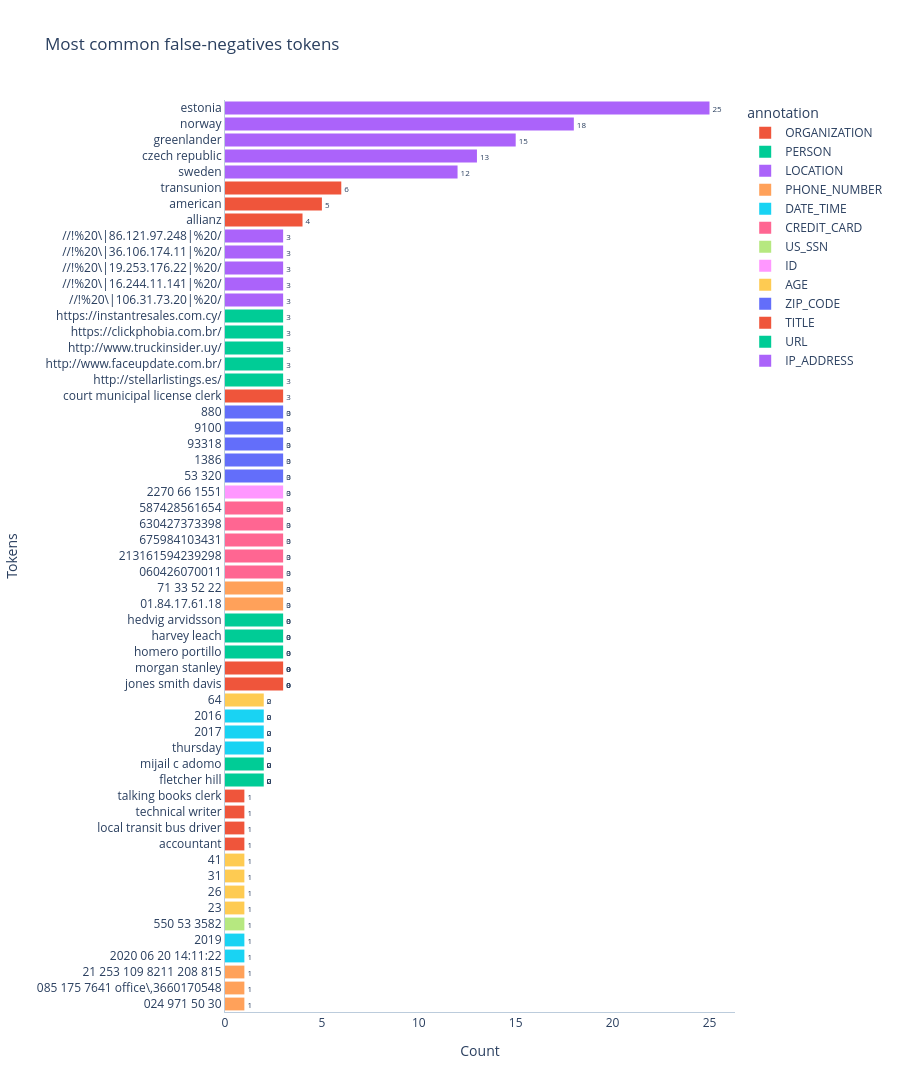
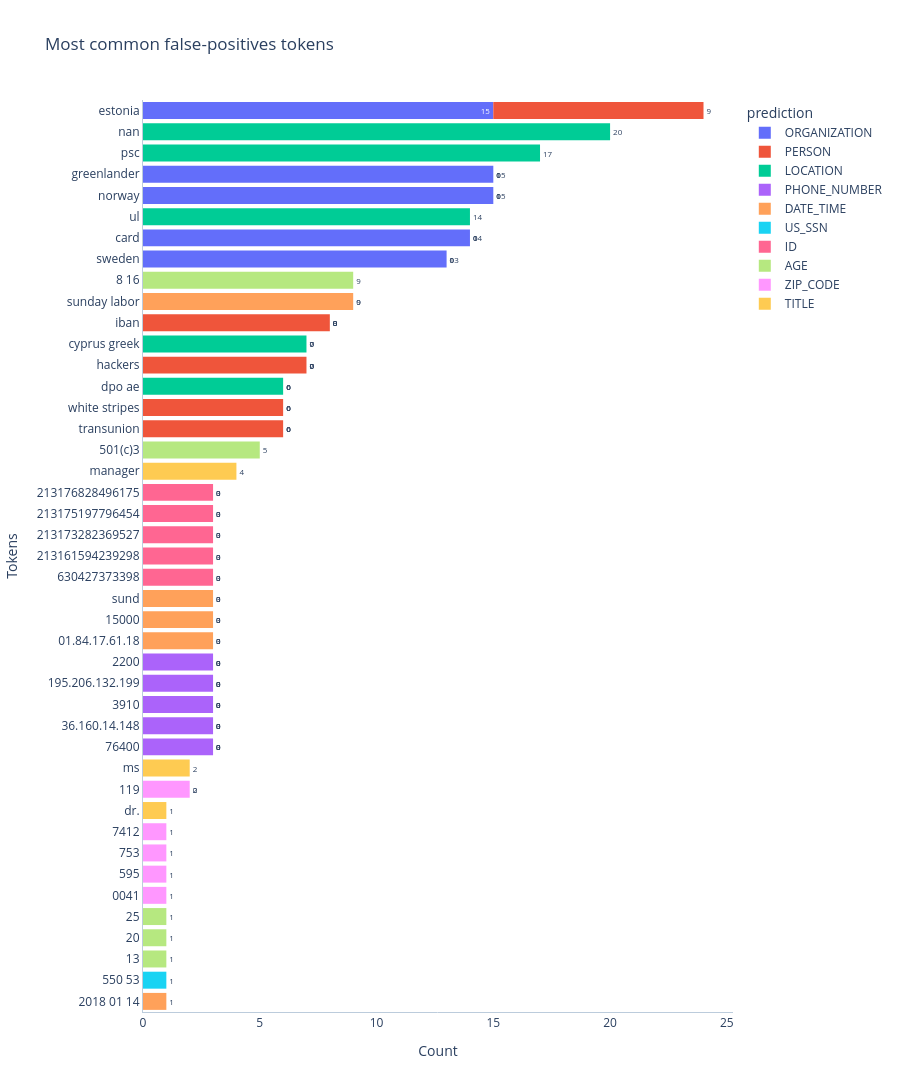

The notebook cell saved with these charts, in order:
### Code cell
plotter.plot_most_common_tokens(output_folder=output_folder)

### Figure 1 — Plotly figure (JSON) as saved in the notebook; plotly's stock layout.template omitted (floating-point values rounded to 4 significant figures)
{"data": [{"bingroup": "y", "cliponaxis": true, "histfunc": "sum", "hovertemplate": "annotation=ORGANIZATION<br>sum of 0=%{x}<br>token=%{y}<extra></extra>", "legendgroup": "ORGANIZATION", "marker": {"color": "#EF553B", "pattern": {"shape": ""}}, "name": "ORGANIZATION", "orientation": "h", "showlegend": true, "textangle": 0, "textfont": {"size": 8}, "textposition": "outside", "texttemplate": "%{value}", "type": "histogram", "x": [6, 5, 4, 3, 3], "xaxis": "x", "y": ["transunion", "american", "allianz", "jones smith davis", "morgan stanley"], "yaxis": "y"}, {"bingroup": "y", "cliponaxis": true, "histfunc": "sum", "hovertemplate": "annotation=PERSON<br>sum of 0=%{x}<br>token=%{y}<extra></extra>", "legendgroup": "PERSON", "marker": {"color": "#00cc96", "pattern": {"shape": ""}}, "name": "PERSON", "orientation": "h", "showlegend": true, "textangle": 0, "textfont": {"size": 8}, "textposition": "outside", "texttemplate": "%{value}", "type": "histogram", "x": [3, 3, 3, 2, 2], "xaxis": "x", "y": ["homero portillo", "harvey leach", "hedvig arvidsson", "fletcher hill", "mijail c adomo"], "yaxis": "y"}, {"bingroup": "y", "cliponaxis": true, "histfunc": "sum", "hovertemplate": "annotation=LOCATION<br>sum of 0=%{x}<br>token=%{y}<extra></extra>", "legendgroup": "LOCATION", "marker": {"color": "#ab63fa", "pattern": {"shape": ""}}, "name": "LOCATION", "orientation": "h", "showlegend": true, "textangle": 0, "textfont": {"size": 8}, "textposition": "outside", "texttemplate": "%{value}", "type": "histogram", "x": [25, 18, 15, 13, 12], "xaxis": "x", "y": ["estonia", "norway", "greenlander", "czech republic", "sweden"], "yaxis": "y"}, {"bingroup": "y", "cliponaxis": true, "histfunc": "sum", "hovertemplate": "annotation=PHONE_NUMBER<br>sum of 0=%{x}<br>token=%{y}<extra></extra>", "legendgroup": "PHONE_NUMBER", "marker": {"color": "#FFA15A", "pattern": {"shape": ""}}, "name": "PHONE_NUMBER", "orientation": "h", "showlegend": true, "textangle": 0, "textfont": {"size": 8}, "textposition": "outside", "texttemplate": "%{value}", "type": "histogram", "x": [3, 3, 1, 1, 1], "xaxis": "x", "y": ["01.84.17.61.18", "71 33 52 22", "024 971 50 30", "085 175 7641 office\\,3660170548", "21 253 109 8211 208 815"], "yaxis": "y"}, {"bingroup": "y", "cliponaxis": true, "histfunc": "sum", "hovertemplate": "annotation=DATE_TIME<br>sum of 0=%{x}<br>token=%{y}<extra></extra>", "legendgroup": "DATE_TIME", "marker": {"color": "#19d3f3", "pattern": {"shape": ""}}, "name": "DATE_TIME", "orientation": "h", "showlegend": true, "textangle": 0, "textfont": {"size": 8}, "textposition": "outside", "texttemplate": "%{value}", "type": "histogram", "x": [2, 2, 2, 1, 1], "xaxis": "x", "y": ["thursday", "2017", "2016", "2020 06 20 14:11:22", "2019"], "yaxis": "y"}, {"bingroup": "y", "cliponaxis": true, "histfunc": "sum", "hovertemplate": "annotation=CREDIT_CARD<br>sum of 0=%{x}<br>token=%{y}<extra></extra>", "legendgroup": "CREDIT_CARD", "marker": {"color": "#FF6692", "pattern": {"shape": ""}}, "name": "CREDIT_CARD", "orientation": "h", "showlegend": true, "textangle": 0, "textfont": {"size": 8}, "textposition": "outside", "texttemplate": "%{value}", "type": "histogram", "x": [3, 3, 3, 3, 3], "xaxis": "x", "y": ["060426070011", "213161594239298", "675984103431", "630427373398", "587428561654"], "yaxis": "y"}, {"bingroup": "y", "cliponaxis": true, "histfunc": "sum", "hovertemplate": "annotation=US_SSN<br>sum of 0=%{x}<br>token=%{y}<extra></extra>", "legendgroup": "US_SSN", "marker": {"color": "#B6E880", "pattern": {"shape": ""}}, "name": "US_SSN", "orientation": "h", "showlegend": true, "textangle": 0, "textfont": {"size": 8}, "textposition": "outside", "texttemplate": "%{value}", "type": "histogram", "x": [1], "xaxis": "x", "y": ["550 53 3582"], "yaxis": "y"}, {"bingroup": "y", "cliponaxis": true, "histfunc": "sum", "hovertemplate": "annotation=ID<br>sum of 0=%{x}<br>token=%{y}<extra></extra>", "legendgroup": "ID", "marker": {"color": "#FF97FF", "pattern": {"shape": ""}}, "name": "ID", "orientation": "h", "showlegend": true, "textangle": 0, "textfont": {"size": 8}, "textposition": "outside", "texttemplate": "%{value}", "type": "histogram", "x": [3], "xaxis": "x", "y": ["2270 66 1551"], "yaxis": "y"}, {"bingroup": "y", "cliponaxis": true, "histfunc": "sum", "hovertemplate": "annotation=AGE<br>sum of 0=%{x}<br>token=%{y}<extra></extra>", "legendgroup": "AGE", "marker": {"color": "#FECB52", "pattern": {"shape": ""}}, "name": "AGE", "orientation": "h", "showlegend": true, "textangle": 0, "textfont": {"size": 8}, "textposition": "outside", "texttemplate": "%{value}", "type": "histogram", "x": [2, 1, 1, 1, 1], "xaxis": "x", "y": ["64", "23", "26", "31", "41"], "yaxis": "y"}, {"bingroup": "y", "cliponaxis": true, "histfunc": "sum", "hovertemplate": "annotation=ZIP_CODE<br>sum of 0=%{x}<br>token=%{y}<extra></extra>", "legendgroup": "ZIP_CODE", "marker": {"color": "#636efa", "pattern": {"shape": ""}}, "name": "ZIP_CODE", "orientation": "h", "showlegend": true, "textangle": 0, "textfont": {"size": 8}, "textposition": "outside", "texttemplate": "%{value}", "type": "histogram", "x": [3, 3, 3, 3, 3], "xaxis": "x", "y": ["53 320", "1386", "93318", "9100", "880"], "yaxis": "y"}, {"bingroup": "y", "cliponaxis": true, "histfunc": "sum", "hovertemplate": "annotation=TITLE<br>sum of 0=%{x}<br>token=%{y}<extra></extra>", "legendgroup": "TITLE", "marker": {"color": "#EF553B", "pattern": {"shape": ""}}, "name": "TITLE", "orientation": "h", "showlegend": true, "textangle": 0, "textfont": {"size": 8}, "textposition": "outside", "texttemplate": "%{value}", "type": "histogram", "x": [3, 1, 1, 1, 1], "xaxis": "x", "y": ["court municipal license clerk", "accountant", "local transit bus driver", "technical writer", "talking books clerk"], "yaxis": "y"}, {"bingroup": "y", "cliponaxis": true, "histfunc": "sum", "hovertemplate": "annotation=URL<br>sum of 0=%{x}<br>token=%{y}<extra></extra>", "legendgroup": "URL", "marker": {"color": "#00cc96", "pattern": {"shape": ""}}, "name": "URL", "orientation": "h", "showlegend": true, "textangle": 0, "textfont": {"size": 8}, "textposition": "outside", "texttemplate": "%{value}", "type": "histogram", "x": [3, 3, 3, 3, 3], "xaxis": "x", "y": ["http://stellarlistings.es/", "http://www.faceupdate.com.br/", "http://www.truckinsider.uy/", "https://clickphobia.com.br/", "https://instantresales.com.cy/"], "yaxis": "y"}, {"bingroup": "y", "cliponaxis": true, "histfunc": "sum", "hovertemplate": "annotation=IP_ADDRESS<br>sum of 0=%{x}<br>token=%{y}<extra></extra>", "legendgroup": "IP_ADDRESS", "marker": {"color": "#ab63fa", "pattern": {"shape": ""}}, "name": "IP_ADDRESS", "orientation": "h", "showlegend": true, "textangle": 0, "textfont": {"size": 8}, "textposition": "outside", "texttemplate": "%{value}", "type": "histogram", "x": [3, 3, 3, 3, 3], "xaxis": "x", "y": ["//!%20\\|106.31.73.20|%20/", "//!%20\\|16.244.11.141|%20/", "//!%20\\|19.253.176.22|%20/", "//!%20\\|36.106.174.11|%20/", "//!%20\\|86.121.97.248|%20/"], "yaxis": "y"}], "layout": {"barmode": "relative", "height": 3030, "legend": {"title": {"text": "annotation"}, "tracegroupgap": 0}, "plot_bgcolor": "#FFF", "title": {"text": "Most common false-negatives tokens"}, "xaxis": {"anchor": "y", "domain": [0, 1], "linecolor": "#BCCCDC", "showgrid": false, "title": {"text": "Count"}}, "yaxis": {"anchor": "x", "categoryorder": "total ascending", "domain": [0, 1], "linecolor": "#BCCCDC", "showgrid": false, "title": {"text": "Tokens"}}}}

### Figure 2 — Plotly figure (JSON) as saved in the notebook; plotly's stock layout.template omitted (floating-point values rounded to 4 significant figures)
{"data": [{"bingroup": "y", "cliponaxis": true, "histfunc": "sum", "hovertemplate": "prediction=ORGANIZATION<br>sum of 0=%{x}<br>token=%{y}<extra></extra>", "legendgroup": "ORGANIZATION", "marker": {"color": "#636efa", "pattern": {"shape": ""}}, "name": "ORGANIZATION", "orientation": "h", "showlegend": true, "textangle": 0, "textfont": {"size": 8}, "textposition": "outside", "texttemplate": "%{value}", "type": "histogram", "x": [15, 15, 15, 14, 13], "xaxis": "x", "y": ["norway", "estonia", "greenlander", "card", "sweden"], "yaxis": "y"}, {"bingroup": "y", "cliponaxis": true, "histfunc": "sum", "hovertemplate": "prediction=PERSON<br>sum of 0=%{x}<br>token=%{y}<extra></extra>", "legendgroup": "PERSON", "marker": {"color": "#EF553B", "pattern": {"shape": ""}}, "name": "PERSON", "orientation": "h", "showlegend": true, "textangle": 0, "textfont": {"size": 8}, "textposition": "outside", "texttemplate": "%{value}", "type": "histogram", "x": [9, 8, 7, 6, 6], "xaxis": "x", "y": ["estonia", "iban", "hackers", "transunion", "white stripes"], "yaxis": "y"}, {"bingroup": "y", "cliponaxis": true, "histfunc": "sum", "hovertemplate": "prediction=LOCATION<br>sum of 0=%{x}<br>token=%{y}<extra></extra>", "legendgroup": "LOCATION", "marker": {"color": "#00cc96", "pattern": {"shape": ""}}, "name": "LOCATION", "orientation": "h", "showlegend": true, "textangle": 0, "textfont": {"size": 8}, "textposition": "outside", "texttemplate": "%{value}", "type": "histogram", "x": [20, 17, 14, 7, 6], "xaxis": "x", "y": ["nan", "psc", "ul", "cyprus greek", "dpo ae"], "yaxis": "y"}, {"bingroup": "y", "cliponaxis": true, "histfunc": "sum", "hovertemplate": "prediction=PHONE_NUMBER<br>sum of 0=%{x}<br>token=%{y}<extra></extra>", "legendgroup": "PHONE_NUMBER", "marker": {"color": "#ab63fa", "pattern": {"shape": ""}}, "name": "PHONE_NUMBER", "orientation": "h", "showlegend": true, "textangle": 0, "textfont": {"size": 8}, "textposition": "outside", "texttemplate": "%{value}", "type": "histogram", "x": [3, 3, 3, 3, 3], "xaxis": "x", "y": ["76400", "36.160.14.148", "3910", "195.206.132.199", "2200"], "yaxis": "y"}, {"bingroup": "y", "cliponaxis": true, "histfunc": "sum", "hovertemplate": "prediction=DATE_TIME<br>sum of 0=%{x}<br>token=%{y}<extra></extra>", "legendgroup": "DATE_TIME", "marker": {"color": "#FFA15A", "pattern": {"shape": ""}}, "name": "DATE_TIME", "orientation": "h", "showlegend": true, "textangle": 0, "textfont": {"size": 8}, "textposition": "outside", "texttemplate": "%{value}", "type": "histogram", "x": [9, 3, 3, 3, 1], "xaxis": "x", "y": ["sunday labor", "01.84.17.61.18", "15000", "sund", "2018 01 14"], "yaxis": "y"}, {"bingroup": "y", "cliponaxis": true, "histfunc": "sum", "hovertemplate": "prediction=US_SSN<br>sum of 0=%{x}<br>token=%{y}<extra></extra>", "legendgroup": "US_SSN", "marker": {"color": "#19d3f3", "pattern": {"shape": ""}}, "name": "US_SSN", "orientation": "h", "showlegend": true, "textangle": 0, "textfont": {"size": 8}, "textposition": "outside", "texttemplate": "%{value}", "type": "histogram", "x": [1], "xaxis": "x", "y": ["550 53"], "yaxis": "y"}, {"bingroup": "y", "cliponaxis": true, "histfunc": "sum", "hovertemplate": "prediction=ID<br>sum of 0=%{x}<br>token=%{y}<extra></extra>", "legendgroup": "ID", "marker": {"color": "#FF6692", "pattern": {"shape": ""}}, "name": "ID", "orientation": "h", "showlegend": true, "textangle": 0, "textfont": {"size": 8}, "textposition": "outside", "texttemplate": "%{value}", "type": "histogram", "x": [3, 3, 3, 3, 3], "xaxis": "x", "y": ["630427373398", "213161594239298", "213173282369527", "213175197796454", "213176828496175"], "yaxis": "y"}, {"bingroup": "y", "cliponaxis": true, "histfunc": "sum", "hovertemplate": "prediction=AGE<br>sum of 0=%{x}<br>token=%{y}<extra></extra>", "legendgroup": "AGE", "marker": {"color": "#B6E880", "pattern": {"shape": ""}}, "name": "AGE", "orientation": "h", "showlegend": true, "textangle": 0, "textfont": {"size": 8}, "textposition": "outside", "texttemplate": "%{value}", "type": "histogram", "x": [9, 5, 1, 1, 1], "xaxis": "x", "y": ["8 16", "501(c)3", "13", "20", "25"], "yaxis": "y"}, {"bingroup": "y", "cliponaxis": true, "histfunc": "sum", "hovertemplate": "prediction=ZIP_CODE<br>sum of 0=%{x}<br>token=%{y}<extra></extra>", "legendgroup": "ZIP_CODE", "marker": {"color": "#FF97FF", "pattern": {"shape": ""}}, "name": "ZIP_CODE", "orientation": "h", "showlegend": true, "textangle": 0, "textfont": {"size": 8}, "textposition": "outside", "texttemplate": "%{value}", "type": "histogram", "x": [2, 1, 1, 1, 1], "xaxis": "x", "y": ["119", "0041", "595", "753", "7412"], "yaxis": "y"}, {"bingroup": "y", "cliponaxis": true, "histfunc": "sum", "hovertemplate": "prediction=TITLE<br>sum of 0=%{x}<br>token=%{y}<extra></extra>", "legendgroup": "TITLE", "marker": {"color": "#FECB52", "pattern": {"shape": ""}}, "name": "TITLE", "orientation": "h", "showlegend": true, "textangle": 0, "textfont": {"size": 8}, "textposition": "outside", "texttemplate": "%{value}", "type": "histogram", "x": [4, 2, 1], "xaxis": "x", "y": ["manager", "ms", "dr."], "yaxis": "y"}], "layout": {"barmode": "relative", "height": 1320, "legend": {"title": {"text": "prediction"}, "tracegroupgap": 0}, "plot_bgcolor": "#FFF", "title": {"text": "Most common false-positives tokens"}, "xaxis": {"anchor": "y", "domain": [0, 1], "linecolor": "#BCCCDC", "showgrid": false, "title": {"text": "Count"}}, "yaxis": {"anchor": "x", "categoryorder": "total ascending", "domain": [0, 1], "linecolor": "#BCCCDC", "showgrid": false, "title": {"text": "Tokens"}}}}
